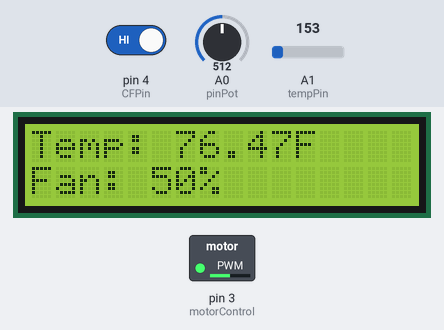
Bench run of a sketch on a simulated Arduino Uno, built with avr-gcc and run on an emulated ATmega328P. On the bench: 16×2 character LCD, switched loads named in the sketch (green lamp = pin HIGH). The inputs (shaded band) are chosen by the test bench; at power-on: pin 4 (CFPin) HIGH, A0 (pinPot) = 512, A1 (tempPin) = 153.

Above: at 1.2 s.
1.3 s: pin 4 (CFPin) driven LOW
At 2.3 s:
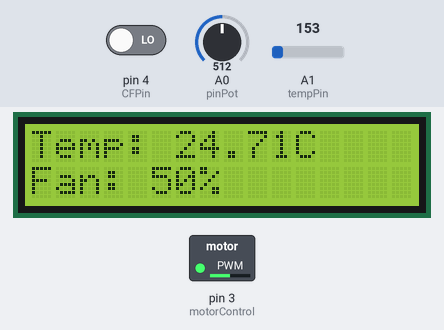
2.8 s: A0 (pinPot) set to 716
At 3.4 s:
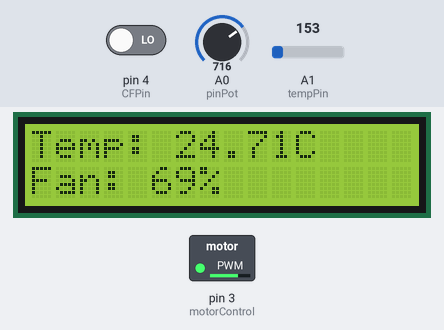
4.3 s: A0 (pinPot) set to 900
At 4.6 s:
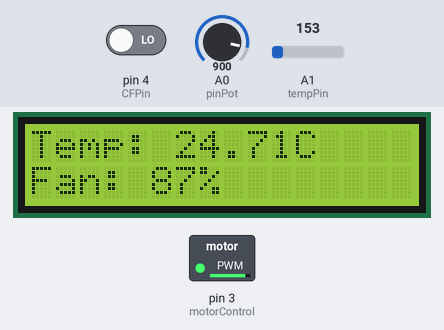
5.8 s: A0 (pinPot) set to 122
At 6.9 s:
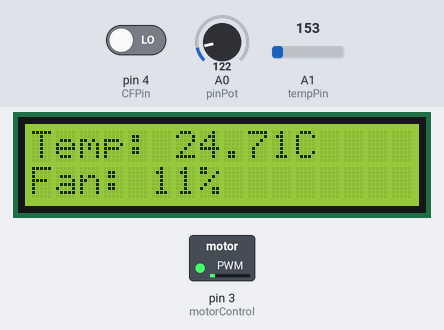
7.3 s: A0 (pinPot) set to 0
At 8.0 s:
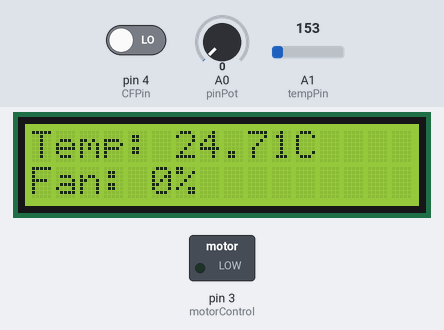
8.8 s: pin 4 (CFPin) driven HIGH
At 9.2 s:
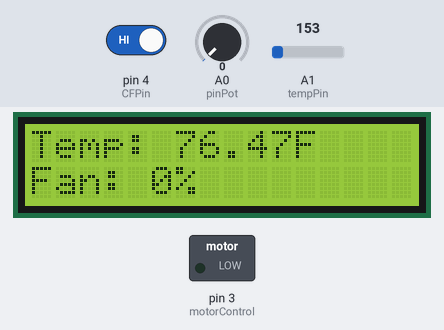
Timing chart, 0 to 11.3 s (numbered marks = the images above; inputs shaded):
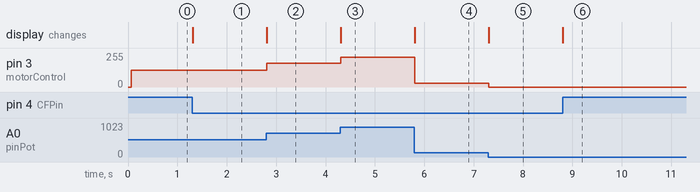

Measured:
- after the input at 1.3 s, the display: changes at once (image 1)
- after the input at 2.8 s, pin 3 (motorControl): 127/255 → 178/255 at once; the display: changes at once (image 2)
- after the input at 4.3 s, pin 3 (motorControl): 178/255 → 224/255 at once; the display: changes at once (image 3)
- after the input at 5.8 s, pin 3 (motorControl): 224/255 → 30/255 at once; the display: changes at once (image 4)
- after the input at 7.3 s, pin 3 (motorControl): 30/255 → 0/255 at once; the display: changes at once (image 5)
- after the input at 8.8 s, the display: changes at once (image 6)

The sketch:

fan.ino
```cpp
//the transistor which controls the motor will be attached to digital pin 9
const int motorControl = 3;
//The pin for the potenciometer
const int pinPot = A0;
//current tempeture taken from sensor
const int tempPin = A1;
//the pin for button changing between C and F
const int CFPin = 4;
//bool used to keep trak of current metric used
bool IsC = true;

#include <LiquidCrystal.h>
LiquidCrystal lcd(7, 8, 9, 10, 11, 12);
// the setup routine runs once when you press reset:

void setup() {
  lcd.begin(16, 2);

  // make the potenciometurs's pin an input:
  pinMode(pinPot, INPUT);

  // make the transistor's pin an output:
  pinMode(motorControl, OUTPUT);

  // make the tempetur sensor's pin an output:
  pinMode(tempPin, INPUT);

  //enables the serial monitor
  Serial.begin(9600);

  pinMode(CFPin, INPUT);
}

// the loop routine runs over and over again forever:
void loop() {
  int reading = analogRead(tempPin);
  //Serial.println(reading);
  float voltage = reading * 5.0;
  voltage /= 1024.0;
  lcd.setCursor(0, 0);
  String messegeTemp = "Temp: ";
  if(digitalRead(CFPin) != HIGH)
  {
    messegeTemp += calcC(voltage);
    messegeTemp += "C    ";
  }
  else
  {
     messegeTemp += (calcC(voltage) * 9.0 / 5.0) + 32.0;
     messegeTemp += "F    ";
  }
  lcd.print(messegeTemp);
  //gets and displays temp

  //gets pinpot val and turns into readable num
  int analogVal = analogRead(pinPot);
  //gets potenciometer value from 1023 to 0
  analogWrite(motorControl, map(analogVal, 0, 1023, 0, 255));
  //turns it from 1023-0 to 255-0
  //gives it to the npn that runs the motor
  String messegeRPM = "Fan: ";
  messegeRPM += map(analogVal, 0, 1023, 0, 100);
  //map to get value for lcd
  messegeRPM += "%       ";
  //can't clear line or chars this fixes ghosting
  lcd.setCursor(0, 1);
  //sets cursur to second line
  lcd.print(messegeRPM);


  delay(1);        // delay for stability
}

float calcC(float voltage)
{
  return (voltage - 0.5) * 100;
}
```
